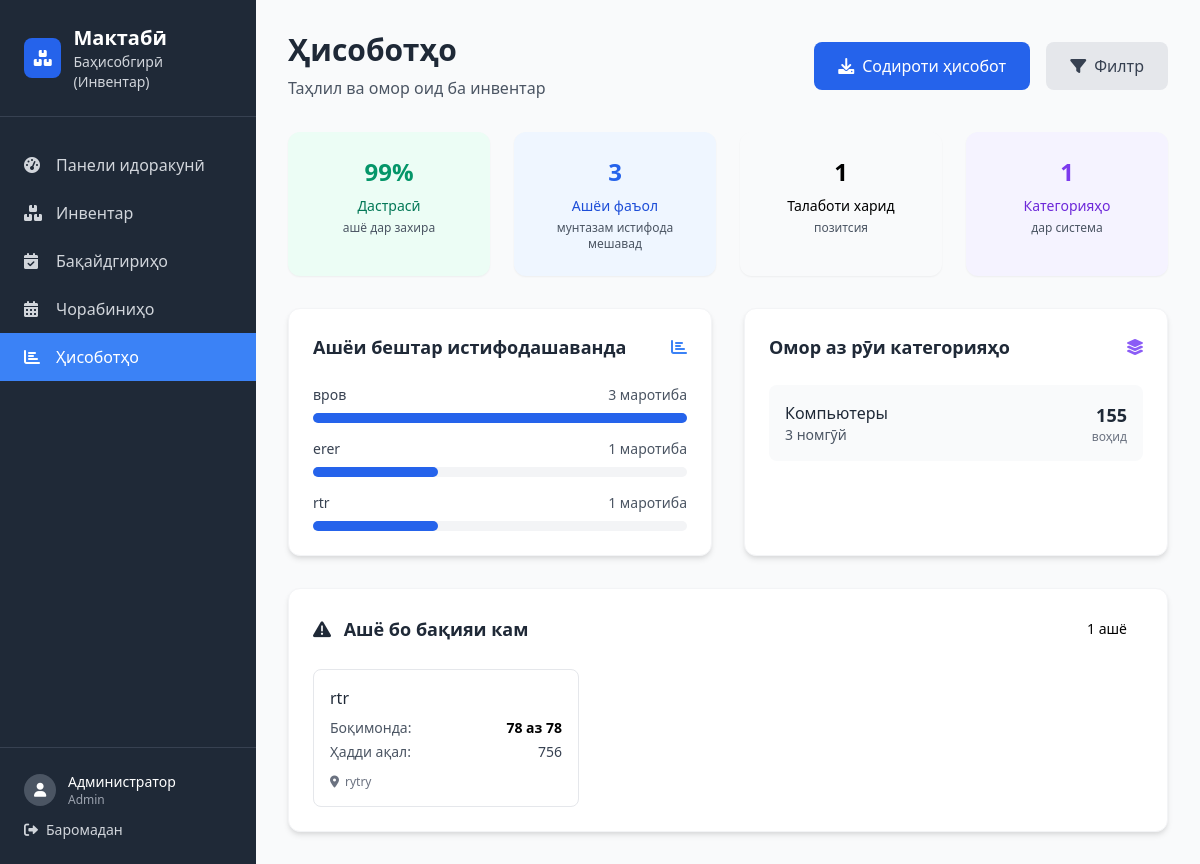
Screenshot of /reports (signed in) with the database file from the repository.
### app.py (models this page shows)
class User(UserMixin, db.Model):
    id = db.Column(db.Integer, primary_key=True)
    username = db.Column(db.String(80), unique=True, nullable=False)
    email = db.Column(db.String(120), unique=True, nullable=False)
    password_hash = db.Column(db.String(120), nullable=False)
    role = db.Column(db.String(20), nullable=False, default='teacher')  # admin, teacher, staff
    full_name = db.Column(db.String(100), nullable=False)
    department = db.Column(db.String(50))
    phone = db.Column(db.String(20))
    created_at = db.Column(db.DateTime(timezone=True), default=lambda: datetime.now(UTC))
    reservations = db.relationship(
        'Reservation',
        back_populates='user',
        foreign_keys='Reservation.user_id',
        lazy=True
    )
    approvals = db.relationship(
        'Reservation',
        back_populates='approver',
        foreign_keys='Reservation.approved_by',
        lazy=True
    )
    usage_logs = db.relationship('UsageLog', backref='user', lazy=True)

class InventoryItem(db.Model):
    id = db.Column(db.Integer, primary_key=True)
    name = db.Column(db.String(100), nullable=False)
    description = db.Column(db.Text)
    category_id = db.Column(db.Integer, db.ForeignKey('category.id'), nullable=False)
    quantity = db.Column(db.Integer, nullable=False, default=1)
    available_quantity = db.Column(db.Integer, nullable=False, default=1)
    min_quantity = db.Column(db.Integer, default=1)
    location = db.Column(db.String(100))
    condition = db.Column(db.String(20), default='good')  # excellent, good, fair, poor
    purchase_date = db.Column(db.Date)
    purchase_price = db.Column(db.Float) # <-- Должно быть Float
    barcode = db.Column(db.String(50), unique=True)
    responsible_person = db.Column(db.String(100))
    status = db.Column(db.String(20), default='available')  # available, maintenance, disposed
    is_reservable = db.Column(db.Boolean, default=True)
    created_at = db.Column(db.DateTime(timezone=True), default=lambda: datetime.now(UTC))
    updated_at = db.Column(db.DateTime(timezone=True), default=lambda: datetime.now(UTC), onupdate=lambda: datetime.now(UTC))
    reservations = db.relationship('Reservation', backref='item', lazy=True)
    usage_logs = db.relationship('UsageLog', backref='item', lazy=True)

class Category(db.Model):
    id = db.Column(db.Integer, primary_key=True)
    name = db.Column(db.String(50), nullable=False, unique=True)
    description = db.Column(db.Text)
    color = db.Column(db.String(20), default='#3B82F6')
    icon = db.Column(db.String(30), default='package')
    items = db.relationship('InventoryItem', backref='category', lazy=True)

### app.py (the view)
@app.route('/reports')
@login_required
def reports():
    usage_stats = db.session.query(
        InventoryItem.name,
        db.func.count(UsageLog.id).label('usage_count')
    ).join(UsageLog).group_by(InventoryItem.id).order_by(db.desc('usage_count')).limit(10).all()
    category_stats = db.session.query(
        Category.name,
        db.func.count(InventoryItem.id).label('item_count'),
        db.func.sum(InventoryItem.quantity).label('total_quantity')
    ).join(InventoryItem).group_by(Category.id).all()
    low_stock = InventoryItem.query.filter(InventoryItem.available_quantity <= InventoryItem.min_quantity).all()
    return render_template('reports.html',
                         usage_stats=usage_stats,
                         category_stats=category_stats,
                         low_stock=low_stock)

### app.py (called while the page is built)
@login_manager.user_loader
def load_user(user_id):
    return User.query.get(int(user_id))

### templates/reports.html (shortened to what this page needs)
{% extends "base.html" %}
{% block content %}
<div class="p-8">
    <div class="flex justify-between items-center mb-8">
        <div>
            <h1 class="text-3xl font-bold text-gray-800">Ҳисоботҳо</h1>
            <p class="text-gray-600 mt-2">Таҳлил ва омор оид ба инвентар</p>
        </div>
        <div class="flex space-x-4">
            <button class="flex items-center space-x-2 bg-blue-600 hover:bg-blue-700 text-white px-6 py-3 rounded-lg font-medium transition-colors duration-200">
                <i class="fas fa-download"></i>
                <span>Содироти ҳисобот</span>
            </button>
            <button class="flex items-center space-x-2 bg-gray-200 hover:bg-gray-300 text-gray-700 px-6 py-3 rounded-lg font-medium transition-colors duration-200">
                <i class="fas fa-filter"></i>
                <span>Филтр</span>
            </button>
        </div>
    </div>
    <div class="grid grid-cols-1 md:grid-cols-4 gap-6 mb-8">
        <div class="text-center p-6 bg-green-50 rounded-xl shadow-sm hover:shadow-md transition-shadow duration-200">
            <p class="text-2xl font-bold text-green-600">
                {{ "%.0f"|format((category_stats|sum(attribute='total_quantity') - low_stock|length) / category_stats|sum(attribute='total_quantity') * 100) if category_stats else 0 }}%
            </p>
            <p class="text-sm font-medium text-green-700 mt-2">Дастрасӣ</p>
            <p class="text-xs text-gray-600 mt-1">ашё дар захира</p>
        </div>
        <div class="text-center p-6 bg-blue-50 rounded-xl shadow-sm hover:shadow-md transition-shadow duration-200">
            <p class="text-2xl font-bold text-blue-600">{{ usage_stats|length }}</p>
            <p class="text-sm font-medium text-blue-700 mt-2">Ашёи фаъол</p>
            <p class="text-xs text-gray-600 mt-1">мунтазам истифода мешавад</p>
        </div>
        <div class="text-center p-6 bg-amber-50 rounded-xl shadow-sm hover:shadow-md transition-shadow duration-200">
            <p class="text-2xl font-bold text-amber-600">{{ low_stock|length }}</p>
            <p class="text-sm font-medium text-amber-700 mt-2">Талаботи харид</p>
            <p class="text-xs text-gray-600 mt-1">позитсия</p>
        </div>
        <div class="text-center p-6 bg-purple-50 rounded-xl shadow-sm hover:shadow-md transition-shadow duration-200">
            <p class="text-2xl font-bold text-purple-600">{{ category_stats|length }}</p>
            <p class="text-sm font-medium text-purple-700 mt-2">Категорияҳо</p>
            <p class="text-xs text-gray-600 mt-1">дар система</p>
        </div>
    </div>
    <div class="grid grid-cols-1 lg:grid-cols-2 gap-8">
        <div class="bg-white p-6 rounded-xl shadow-md border border-gray-100 hover:shadow-lg transition-shadow duration-200">
            <div class="flex items-center justify-between mb-6">
                <h3 class="text-lg font-semibold text-gray-800">Ашёи бештар истифодашаванда</h3>
                <i class="fas fa-chart-bar text-blue-500"></i>
            </div>
            <div class="space-y-4">
                {% for stat in usage_stats %}
                <div class="space-y-2">
                    <div class="flex justify-between items-center">
                        <span class="text-sm font-medium text-gray-700">{{ stat.name }}</span>
                        <span class="text-sm text-gray-600">{{ stat.usage_count }} маротиба</span>
                    </div>
                    <div class="w-full bg-gray-100 rounded-full h-2.5">
                        <div class="bg-blue-600 h-2.5 rounded-full transition-all duration-500 ease-in-out"
                             style="width: {{ (stat.usage_count / usage_stats[0].usage_count * 100) if usage_stats else 0 }}%"></div>
                    </div>
                </div>
                {% endfor %}
            </div>
        </div>
        <div class="bg-white p-6 rounded-xl shadow-md border border-gray-100 hover:shadow-lg transition-shadow duration-200">
            <div class="flex items-center justify-between mb-6">
                <h3 class="text-lg font-semibold text-gray-800">Омор аз рӯи категорияҳо</h3>
                <i class="fas fa-layer-group text-purple-500"></i>
            </div>
            <div class="space-y-4">
                {% for stat in category_stats %}
                <div class="flex items-center justify-between p-4 bg-gray-50 rounded-lg hover:bg-gray-100 transition-colors duration-200">
                    <div>
                        <p class="font-medium text-gray-800">{{ stat.name }}</p>
                        <p class="text-sm text-gray-600">{{ stat.item_count }} номгӯй</p>
                    </div>
                    <div class="text-right">
                        <p class="text-lg font-bold text-gray-800">{{ stat.total_quantity }}</p>
                        <p class="text-xs text-gray-500">воҳид</p>
                    </div>
                </div>
                {% endfor %}
            </div>
        </div>
    </div>
    {% if low_stock %}
    <div class="mt-8 bg-white p-6 rounded-xl shadow-md border border-gray-100 hover:shadow-lg transition-shadow duration-200">
        <div class="flex items-center justify-between mb-6">
            <h3 class="text-lg font-semibold text-gray-800">
                <i class="fas fa-exclamation-triangle text-amber-500 mr-2"></i>
                Ашё бо бақияи кам
            </h3>
            <span class="px-4 py-1.5 bg-amber-100 text-amber-800 rounded-full text-sm font-medium">
                {{ low_stock|length }} ашё
            </span>
        </div>
        <div class="grid grid-cols-1 md:grid-cols-2 lg:grid-cols-3 gap-4">
            {% for item in low_stock %}
            <div class="p-4 bg-amber-50 border border-amber-200 rounded-lg hover:shadow-md transition-shadow duration-200">
                <h4 class="font-medium text-gray-800 mb-2">{{ item.name }}</h4>
                <div class="flex justify-between items-center text-sm">
                    <span class="text-gray-600">Боқимонда:</span>
                    <span class="font-bold text-amber-700">{{ item.available_quantity }} аз {{ item.quantity }}</span>
                </div>
                <div class="flex justify-between items-center text-sm mt-1">
                    <span class="text-gray-600">Ҳадди ақал:</span>
                    <span class="text-gray-700">{{ item.min_quantity }}</span>
                </div>
                <div class="mt-3 text-xs text-gray-500 flex items-center">
                    <i class="fas fa-map-marker-alt mr-1.5"></i>
                    <span>{{ item.location or 'Нишон дода нашудааст' }}</span>
                </div>
            </div>
            {% endfor %}
        </div>
    </div>
    {% endif %}
</div>
{% endblock %}

### templates/base.html (shortened to what this page needs)
<!DOCTYPE html>
<html lang="tj">
<head>
    <link href="https://cdn.jsdelivr.net/npm/tailwindcss@2.2.19/dist/tailwind.min.css" rel="stylesheet">
    <link href="https://cdnjs.cloudflare.com/ajax/libs/font-awesome/6.0.0/css/all.min.css" rel="stylesheet">
</head>
<body class="bg-gray-50 antialiased">
    <div class="flex min-h-screen">
        <aside class="w-64 bg-gray-800 text-white fixed h-full overflow-y-auto z-20">
            <div class="p-6 border-b border-gray-700">
                <a href="{{ url_for('dashboard') }}" class="block">
                    <div class="flex items-center space-x-3">
                        <div class="w-10 h-10 bg-blue-600 rounded-lg flex items-center justify-center hover-transition hover:bg-blue-700">
                            <i class="fas fa-boxes text-white"></i>
                        </div>
                        <div>
                            <h1 class="text-xl font-bold">Мактабӣ</h1>
                            <p class="text-sm text-gray-300">Баҳисобгирӣ (Инвентар)</p>
                        </div>
                    </div>
                </a>
            </div>
            <nav class="mt-6" aria-label="Main navigation">
                {% set nav_items = [
                    ('dashboard', 'fas fa-tachometer-alt', 'Панели идоракунӣ'),
                    ('inventory', 'fas fa-boxes', 'Инвентар'),
                    ('reservations', 'fas fa-calendar-check', 'Бақайдгириҳо'),
                    ('events', 'fas fa-calendar-alt', 'Чорабиниҳо'),
                    ('reports', 'fas fa-chart-bar', 'Ҳисоботҳо')
                ] %}
                {% for route, icon, label in nav_items %}
                <a href="{{ url_for(route) }}"
                   class="flex items-center space-x-3 px-6 py-3 text-gray-300 hover:bg-gray-700 hover:text-white hover-transition {% if request.endpoint == route %}sidebar-active{% endif %}"
                   aria-current="{{ 'page' if request.endpoint == route else 'false' }}">
                    <i class="{{ icon }} w-5" aria-hidden="true"></i>
                    <span>{{ label }}</span>
                </a>
                {% endfor %}
            </nav>
            <div class="absolute bottom-0 w-64 p-6 border-t border-gray-700 bg-gray-800">
                <div class="flex items-center space-x-3 mb-3">
                    <div class="w-8 h-8 bg-gray-600 rounded-full flex items-center justify-center">
                        <i class="fas fa-user text-sm" aria-hidden="true"></i>
                    </div>
                    <div>
                        <p class="text-sm font-medium">{{ current_user.full_name }}</p>
                        <p class="text-xs text-gray-400">{{ current_user.role|title }}</p>
                    </div>
                </div>
                <a href="{{ url_for('logout') }}"
                   class="flex items-center space-x-2 text-gray-300 hover:text-white text-sm hover-transition"
                   title="Баромадан аз система">
                    <i class="fas fa-sign-out-alt" aria-hidden="true"></i>
                    <span>Баромадан</span>
                </a>
            </div>
        </aside>
        <main class="flex-1 ml-64 relative min-h-screen">
            {% block content %}{% endblock %}
        </main>
    </div>
</body>
</html>

### templates/base.html (style rules this page uses)
:root { --primary-color: #3B82F6; --sidebar-width: 16rem; --transition-duration: 0.2s; }
.sidebar-active { background-color: var(--primary-color); color: white; }
.hover-transition { transition: all var(--transition-duration) ease-in-out; }

### rows the page displays
User: full_name "Администратор", role "Admin"
InventoryItem: name "вров", usage_count "3"
InventoryItem: name "erer", usage_count "1"
InventoryItem: name "rtr", usage_count "1", available_quantity "78", quantity "78", min_quantity "756", location "rytry"
Category: name "Компьютеры", item_count "3", total_quantity "155"

### other values shown
{{ label }} "Панели идоракунӣ" "Инвентар" "Бақайдгириҳо" "Чорабиниҳо" "Ҳисоботҳо"
{{ usage_stats|length }} "3"
{{ low_stock|length }} "1"
{{ category_stats|length }} "1"
